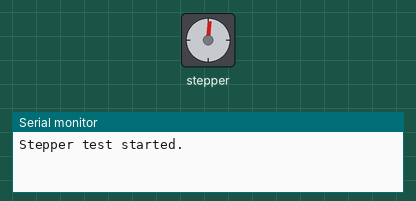
Simulated run of this sketch. Board: ESP32-C3. Parts: stepper motor, the last lines printed to the serial monitor. Stepper angles assume 4096 steps per turn.

Above: at 0.9 s.
At 11.4 s:
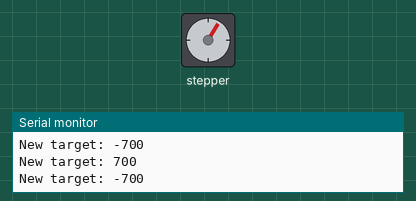
At 20.14 s:
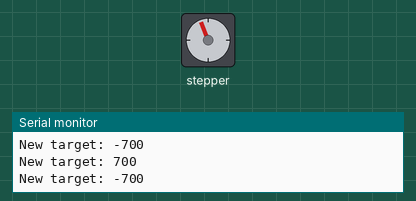
At 39.58 s:
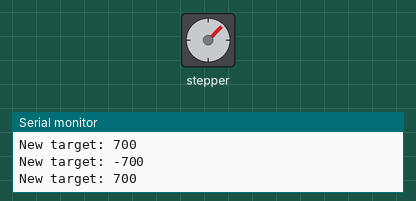
Timing chart, 0 to 40.0 s (numbered marks = the images above):
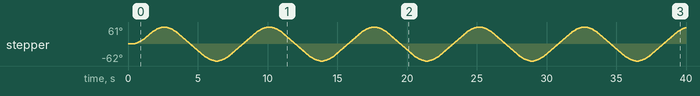

Measured:
- by itself, stepper: turns 61° clockwise in 2.1 s, then 123° counter-clockwise in 3.5 s, then 123° clockwise in 3.5 s, then 123° counter-clockwise in 3.5 s, and so on

The sketch:

Stepper_28BYJ48_Test.ino
```cpp
/*
  28BYJ-48 + ULN2003 Test
  Board: ESP-C3-12F-Kit

  ESP32-C3 -> ULN2003
  IN1 -> GPIO 5
  IN2 -> GPIO 6
  IN3 -> GPIO 7
  IN4 -> GPIO 8

  Power:
  - ULN2003 VCC -> external 5V supply
  - ULN2003 GND -> external supply GND
  - ESP32-C3 GND must be connected to ULN2003 GND (common ground)
*/

#include <AccelStepper.h>

const uint8_t IN1 = 5;
const uint8_t IN2 = 6;
const uint8_t IN3 = 7;
const uint8_t IN4 = 8;

AccelStepper motor(AccelStepper::HALF4WIRE, IN1, IN3, IN2, IN4);

const long SWEEP = 700;

void setup() {
  Serial.begin(115200);
  delay(300);

  motor.setMaxSpeed(900);
  motor.setAcceleration(650);
  motor.setCurrentPosition(0);
  motor.moveTo(SWEEP);

  Serial.println("Stepper test started.");
}

void loop() {
  motor.run();

  if (motor.distanceToGo() == 0) {
    long nextTarget = (motor.targetPosition() > 0) ? -SWEEP : SWEEP;
    motor.moveTo(nextTarget);

    Serial.print("New target: ");
    Serial.println(nextTarget);
  }
}
```
